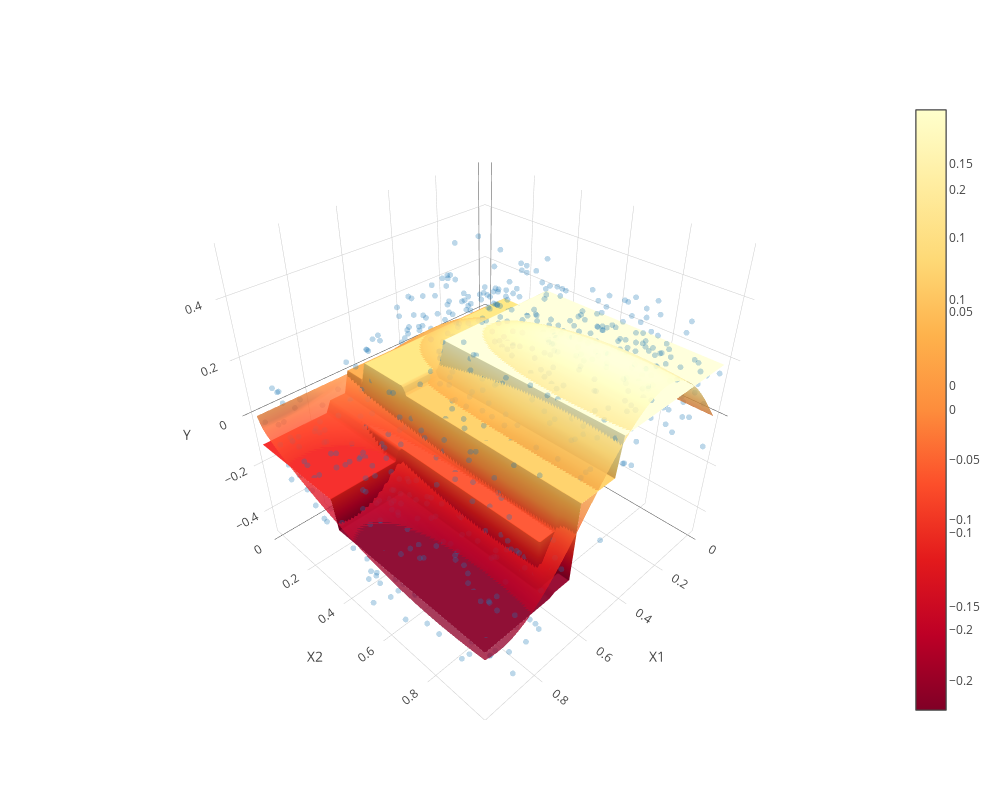

The notebook cell saved with this chart:
### Markdown cell above
We now fit a regression tree to this data, and plot the predicted
regression surface.

### Code cell
from sklearn import tree
fitted_tree = tree.DecisionTreeRegressor(max_depth=3).fit(Xsim,ysim)
fig=surface_scatter_plot(Xsim,ysim,lambda x:
                         fitted_tree.predict([x]), show_f0=True)
py.iplot(fig)
